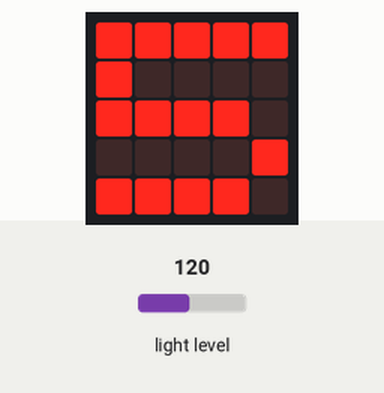
A program run on a simulated BBC micro:bit (MakeCode). Shown: the board's 5×5 LED display. The test bench sets the inputs (shaded band); at power-on: light level 120.

Above: at 1.2 s.
1.3 s: light level set to 5
At 1.9 s:
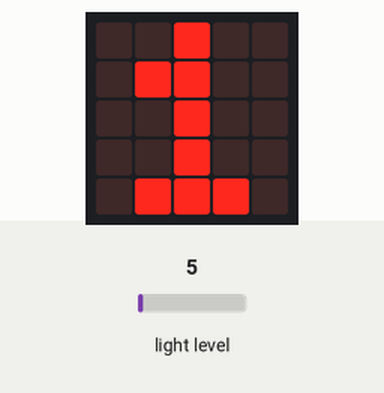
3.0 s: light level set to 64
At 3.4 s:
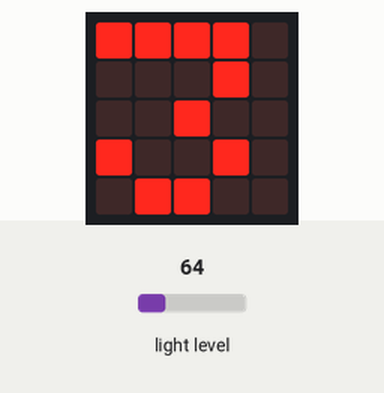
4.5 s: light level set to 57
At 6.0 s:
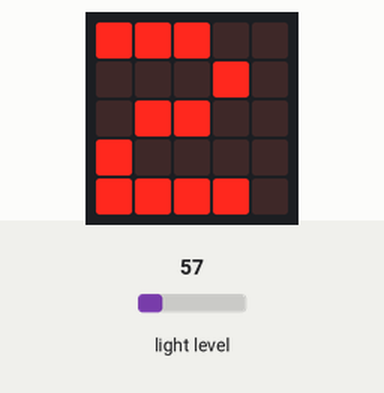
Timing chart, 0 to 7.5 s (numbered marks = the images above; inputs shaded):
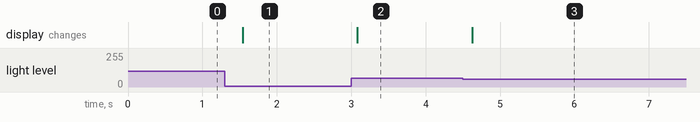

Measured:
- after the input at 1.3 s, the display: changes after 0.24 s (image 1)
- after the input at 3.0 s, the display: changes after 0.08 s (image 2)
- after the input at 4.5 s, the display: changes after 0.12 s (image 3)

The program:

main.ts
```typescript
basic.forever(function () {
    if (input.lightLevel() > 100) {
        basic.showString("5")
    } else if (input.lightLevel() > 80) {
        basic.showString("4")
    } else if (input.lightLevel() > 60) {
        basic.showString("3")
    } else if (input.lightLevel() > 40) {
        basic.showString("2")
    } else {
        basic.showString("1")
    }
})
```

test.ts
```typescript
// aquí va el archivo "tests"; esto no se compilará cuando este paquete se utilice como una extensión.
```
